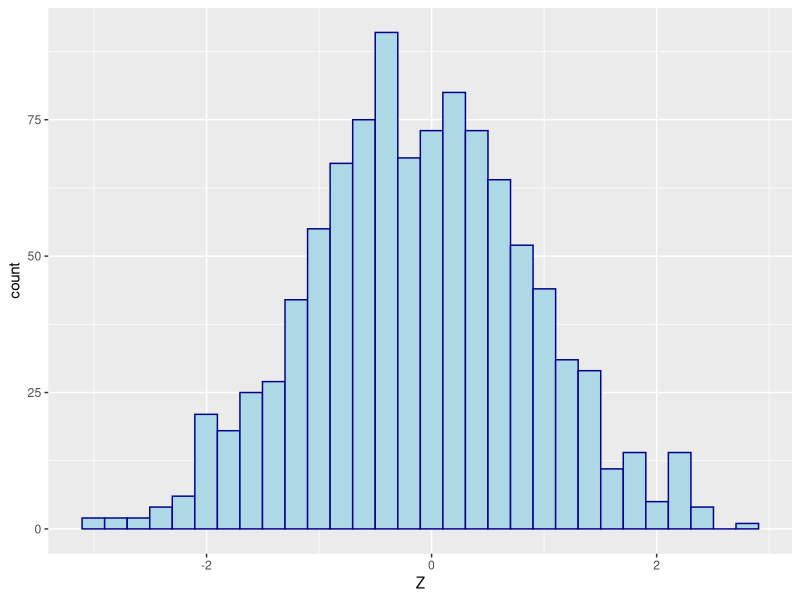

Write the R code that produced this figure.
library(ggplot2)
# Suppose U and V are independent Uniform(0,1) random variables
U = runif(1000,0,1)
V = runif(1000,0,1)

# Consider the nasty-looking RV 
Z = sqrt(-2*log(U))*cos(2*pi*V)

# where the cosine calculation is carried out in radians (not degrees).
# NOTE: the cos(x) function in R works with angles in radians

# Go ahead and carry out the calculation 1000 times and make a histogram
p <- ggplot(data.frame(Z), aes(x = Z)) +
  geom_histogram(color = 'darkblue', fill = 'lightblue')
p
